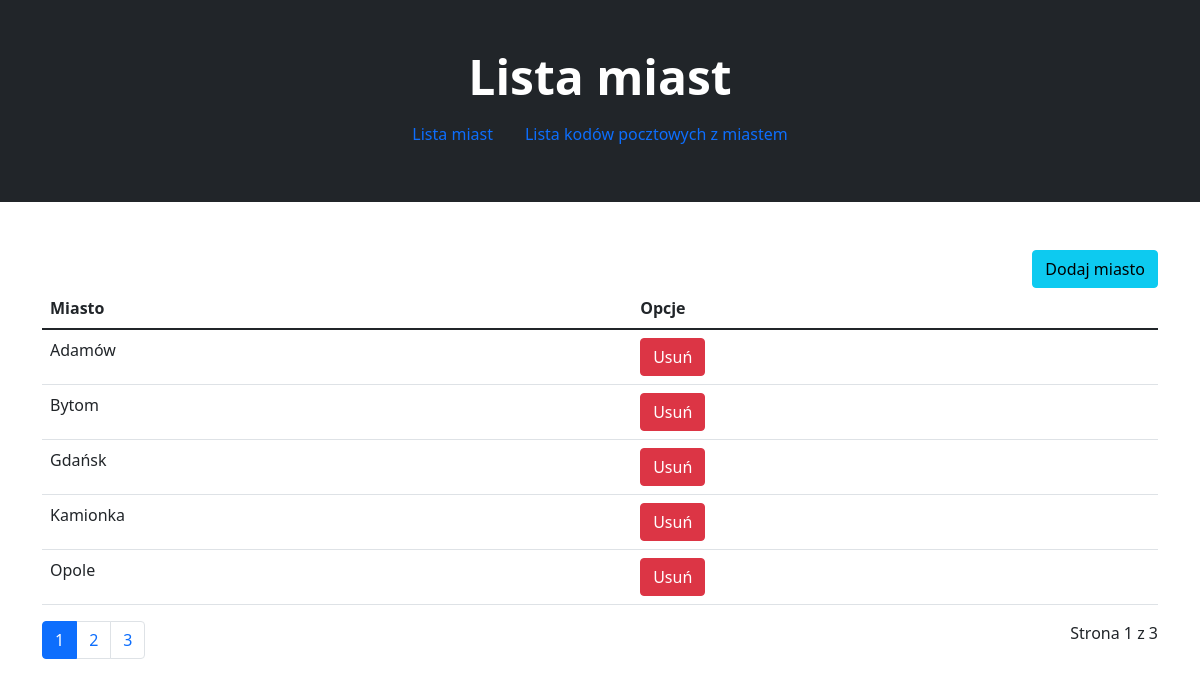
The page / on the database its author committed.
### tables this page shows
CREATE TABLE IF NOT EXISTS `city` (
    `id` int(11) NOT NULL AUTO_INCREMENT,
    `name` varchar(30) NOT NULL,
    `zipCode` varchar(6) DEFAULT NULL,
    PRIMARY KEY (`id`)
    );

### app/Controllers/IndexController.php (called while the page is built, shortened)
<?php
class IndexController extends BasicController
{
    public function indexAction()
    {
        $cityModel = new CityModel();
        $pagination = new Pagination($cityModel->getAll());
        $view = View::getInstance();
        $view->set('title', 'Lista miast');
        $view->set('cities', $pagination->getAll());
        $view->set('paginateLinks', PaginationDraw::draw($pagination, 'index.php?page='));
        $view->set('paginatePageInfo', PaginationDraw::showPageInfo($pagination));
        $view->render("home");
    }
}

### app/core/BasicModelPdo.php (called while the page is built, shortened)
<?php
class BasicModelPdo
{
    protected $pdo;
    public function __construct()
    {
        $db = DB::getInstance();
        $this->pdo = $db->getConnection();
    }
    public function getAll(): array
    {
        $stm = $this->pdo->prepare('SELECT * FROM ' . $this->table . ' ORDER BY name ASC');
        $stm->execute();
        return $stm->fetchAll(\PDO::FETCH_ASSOC);
    }
}

### app/core/DB.php (called while the page is built, shortened)
<?php
class DB
{
    private $connection;
    private static $_instance;
    private $dbhost = DB_HOST;
    private $dbuser = DB_USER;
    private $dbpass = DB_PASS;
    private $dbname = DB_NAME;
    private function __construct()
    {
        try {
            $this->connection = new PDO('mysql:host=' . $this->dbhost . ';dbname=' . $this->dbname, $this->dbuser, $this->dbpass, array(PDO::MYSQL_ATTR_INIT_COMMAND => "SET NAMES utf8"));
            $this->connection->setAttribute(PDO::ATTR_ERRMODE, PDO::ERRMODE_EXCEPTION);
        } catch (PDOException $e) {
            die("Failed to connect to DB: " . $e->getMessage());
        }
    }
    public function getConnection()
    {
        return $this->connection;
    }
    public static function getInstance()
    {
        if (!self::$_instance) {
            self::$_instance = new self();
        }
        return self::$_instance;
    }
}
?>

### views/home.php (the view)
<?php include 'templates/header.php'; ?>
<div class="container">
    <div class="text-end">
        <a href="index.php?controller=City&action=create"><button class="btn btn-info">Dodaj miasto</button></a>
    </div>
    <div class="table-responsive">
        <table class="table table-hover">
            <thead>
                <tr>
                    <th>Miasto</th>
                    <th>Opcje</th>
                </tr>
            </thead>
            <tbody>
                <?php foreach($this->cities as $city): ?>
                    <tr>
                        <td><?= $city['name'] ?></td>
                        <td>
                            <a href="index.php?controller=City&action=delete&id=<?= $city['id'] ?>"><button class="btn btn-danger">Usuń</button></a>
                        </td>
                    </tr>
                <?php endforeach; ?>
            </tbody>
        </table>
    </div>
    <div class="row">
        <div class="col-md-6">
            <?= $this->paginateLinks ?>
        </div>
        <div class="col-md-6 text-end">
            <?= $this->paginatePageInfo ?>
        </div>
    </div>
</div>
<?php include 'templates/footer.php'; ?>

### rows shown on the page
city: name "Adamów"
city: name "Bytom"
city: name "Gdańsk"
city: name "Kamionka"
city: name "Opole"

### other values the page prints
$this->title "Lista miast"
$page "1"
$page "2"
$page "3"
$this->paginatePageInfo "Strona 1 z 3"
